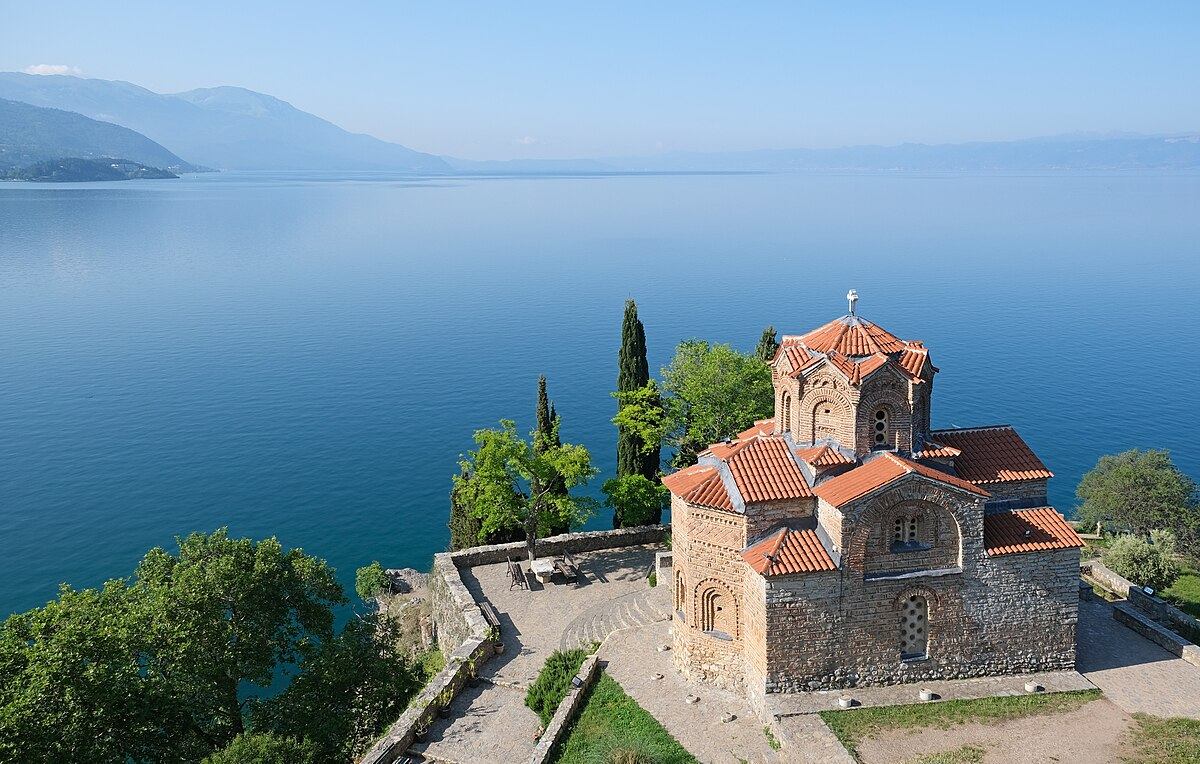
#> input picture Image Examples/oh.jpg, 1200 x 764 px, found by its file name
$ python 'Digital Images - A.py'
#> lines starting #> are read from the running program, lines starting #| are printed output that depends on the picture
import cv2
import numpy as np

# Load image
image = cv2.imread("/Users/DAVID/Desktop/oh.jpg")
#> image is the input picture: shape (764, 1200, 3); mean B, G, R 158.3, 142.8, 115.9


#TASK 1

# Halving the R values
halved_red = image.copy()
halved_red[:, :, 2] = halved_red[:, :, 2] // 2
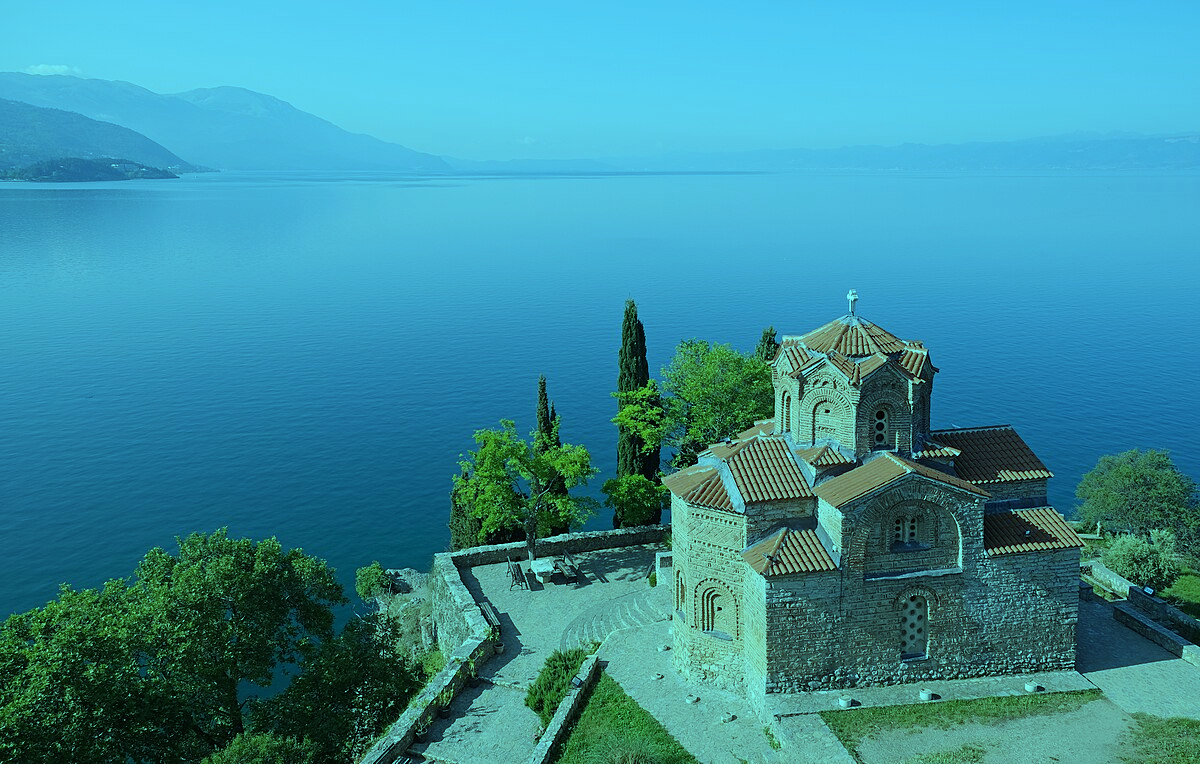
#> halved_red: shape (764, 1200, 3); mean B, G, R 158.3, 142.8, 57.7

# Setting R and G values to zero
red_and_green_zero = image.copy()
red_and_green_zero[:, :, 2] = 0
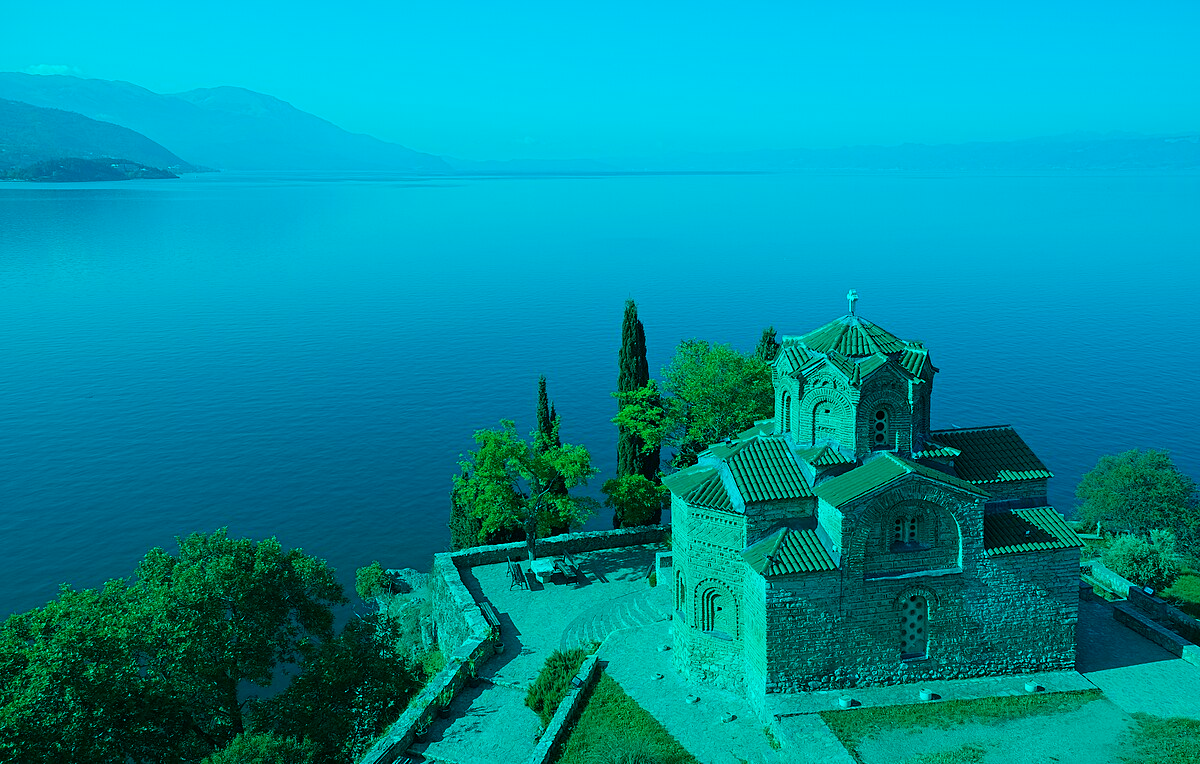
#> red_and_green_zero: shape (764, 1200, 3); mean B, G, R 158.3, 142.8, 0
red_and_green_zero[:, :, 1] = 0
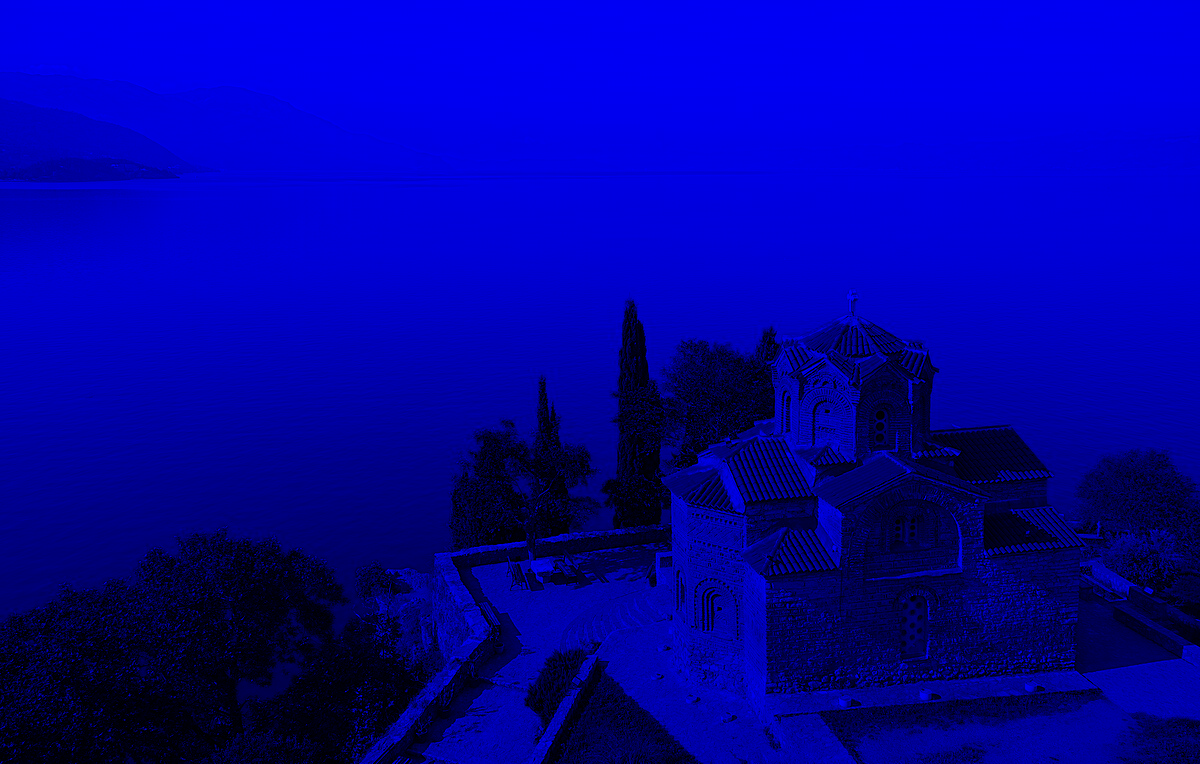
#> red_and_green_zero: shape (764, 1200, 3); mean B, G, R 158.3, 0, 0

# Display results
cv2.imshow('Original Image', image)
cv2.imshow('Halved R Values', halved_red)
cv2.imshow('R and G Values Zero', red_and_green_zero)
cv2.waitKey(0)
cv2.destroyAllWindows()


#TASK 2

# Convert to grayscale using different weighted sums
gray_average = cv2.cvtColor(image, cv2.COLOR_BGR2GRAY)
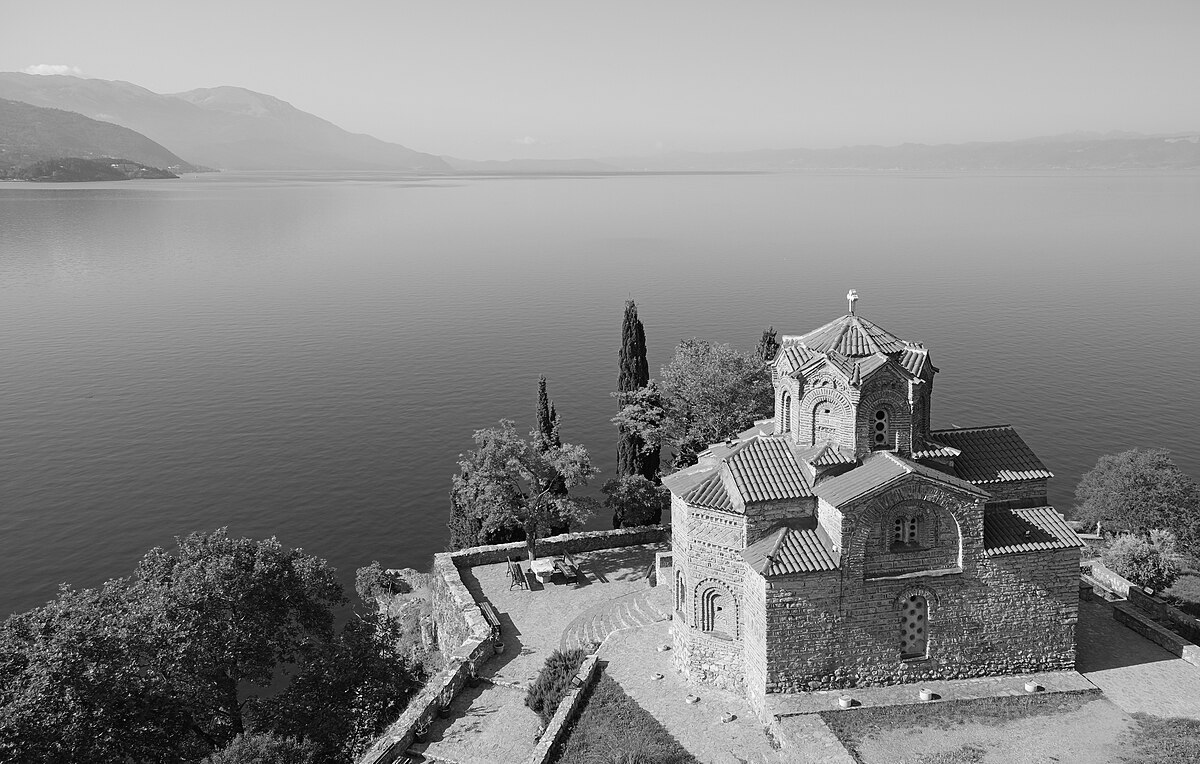
#> gray_average: shape (764, 1200); min 0, max 255, mean 136.5
gray_weighted = cv2.cvtColor(image, cv2.COLOR_BGR2GRAY)
gray_weighted[:, :] = 0.3 * image[:, :, 2] + 0.59 * image[:, :, 1] + 0.11 * image[:, :, 0]

# Display results
cv2.imshow('Original Image', image)
cv2.imshow('Grayscale - Average', gray_average)
cv2.imshow('Grayscale - Weighted', gray_weighted)
cv2.waitKey(0)
cv2.destroyAllWindows()

#TASK 3

# Reduce resolution
gray_image = cv2.cvtColor(image, cv2.COLOR_BGR2GRAY)
reduced_resolution = cv2.resize(gray_image, (0, 0), fx=0.5, fy=0.5, interpolation=cv2.INTER_AREA)

# Display results
cv2.imshow('Original Image', gray_image)
cv2.imshow('Reduced Resolution', reduced_resolution)
cv2.waitKey(0)
cv2.destroyAllWindows()

#TASK 4

# Reduce resolution
reduced_resolution = cv2.resize(image, (0, 0), fx=0.5, fy=0.5, interpolation=cv2.INTER_AREA)
#> reduced_resolution: shape (382, 600, 3)

# Display results
cv2.imshow('Original Image', image)
cv2.imshow('Reduced Resolution', reduced_resolution)
cv2.waitKey(0)
cv2.destroyAllWindows()

$ run again, with Image Examples/sea.jpg copied over Image Examples/oh.jpg
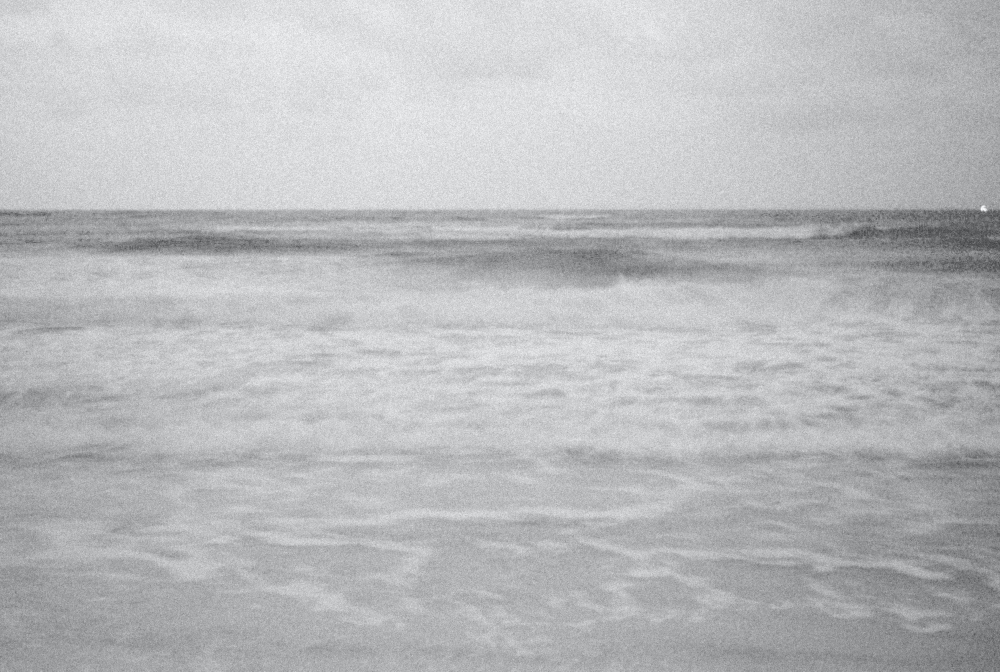
#> input picture Image Examples/sea.jpg, 3000 x 2015 px, found by its file name (shown at 1/3 size)
#> image is the input picture: shape (2015, 3000, 3); mean B, G, R 188.7, 186.7, 185.7
#> `halved_red[:, :, 2] = halved_red[:, :, 2] // 2`:
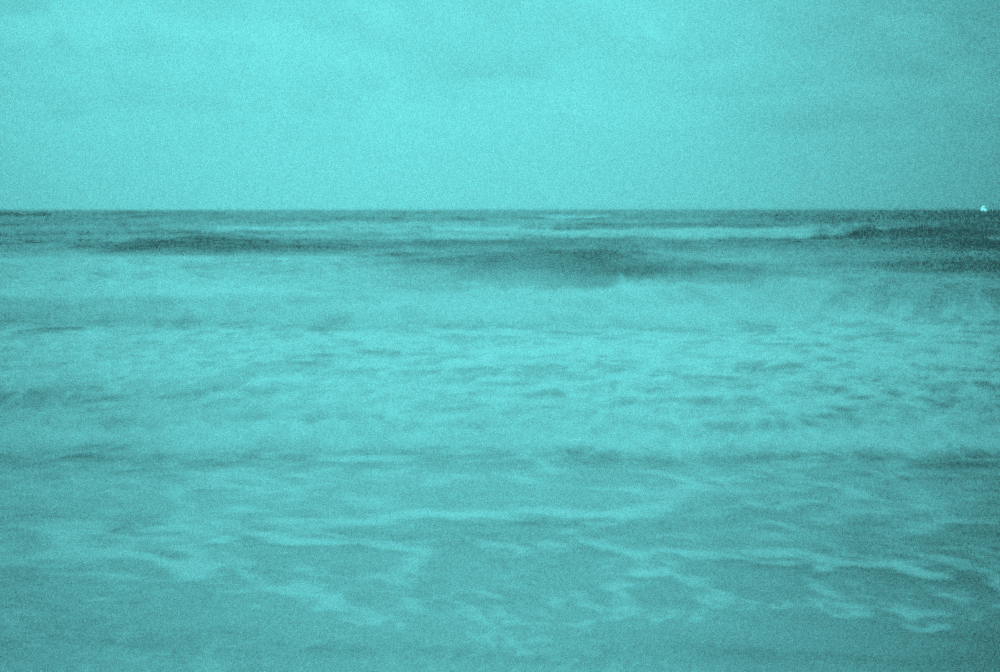
#> halved_red: shape (2015, 3000, 3) (shown at 1/3 size); mean B, G, R 188.7, 186.7, 92.6
#> `red_and_green_zero[:, :, 1] = 0`:
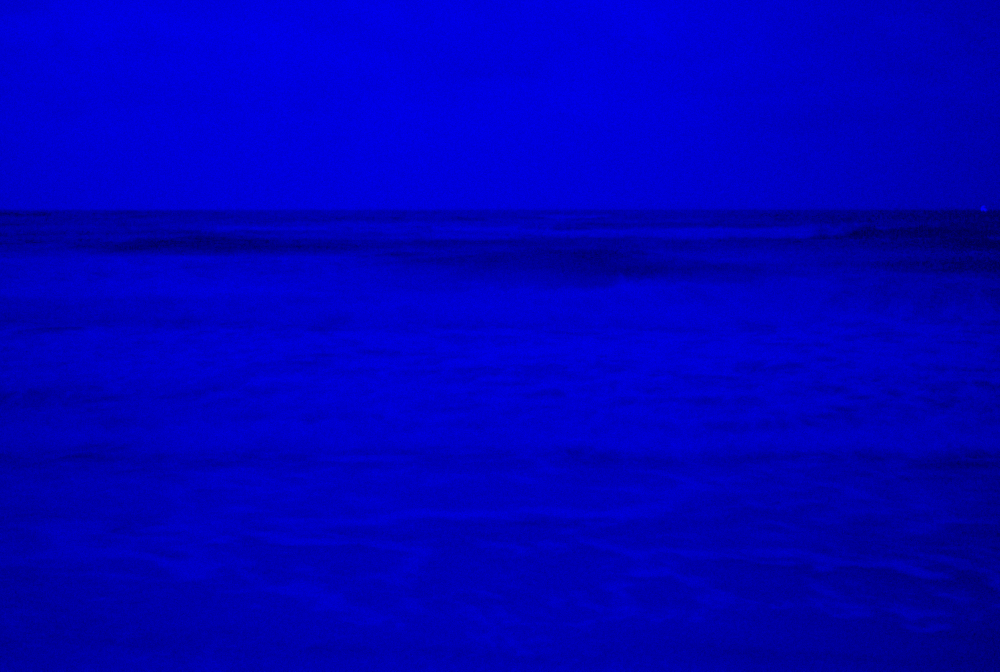
#> red_and_green_zero: shape (2015, 3000, 3) (shown at 1/3 size); mean B, G, R 188.7, 0, 0
